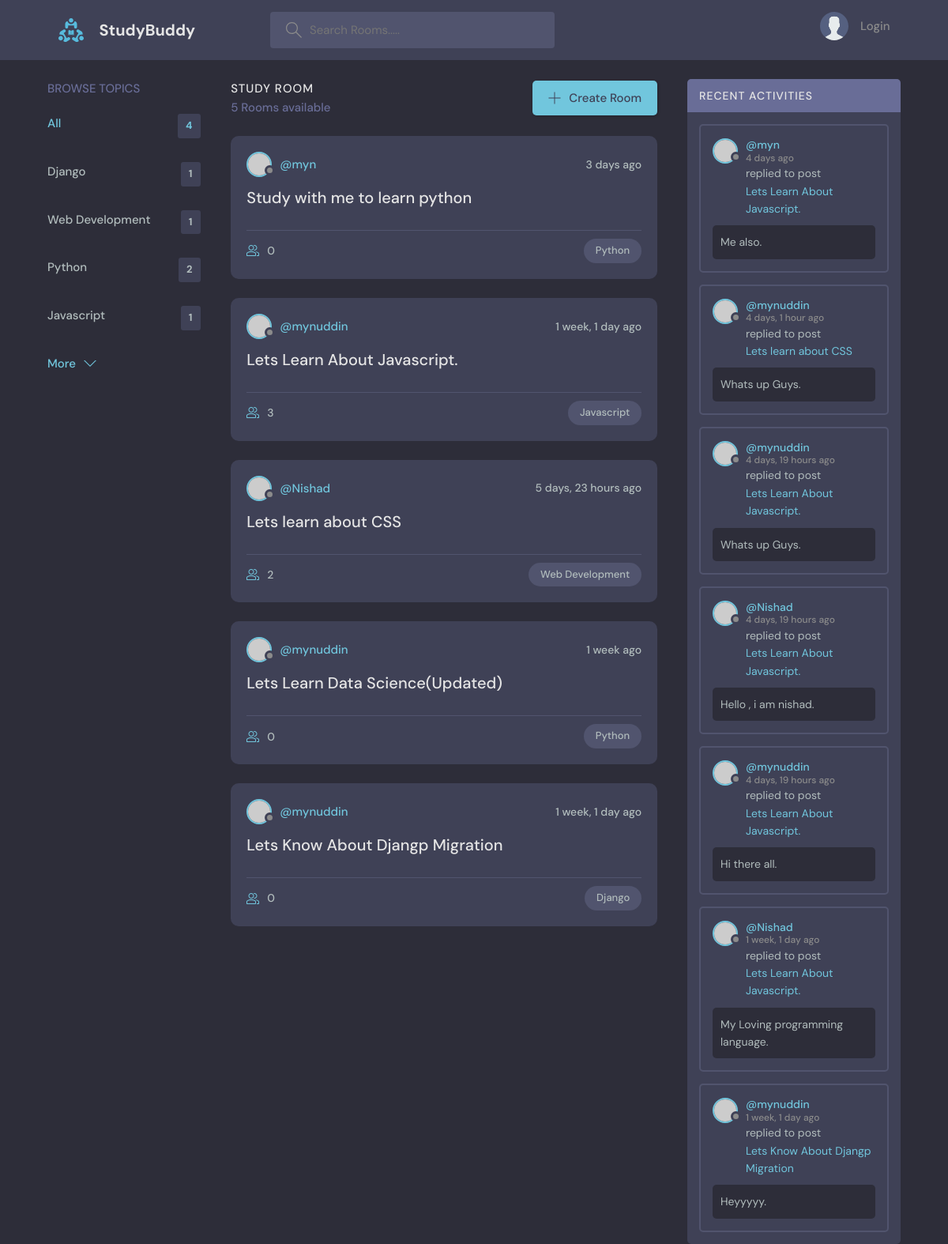
Before: / with the older database file.
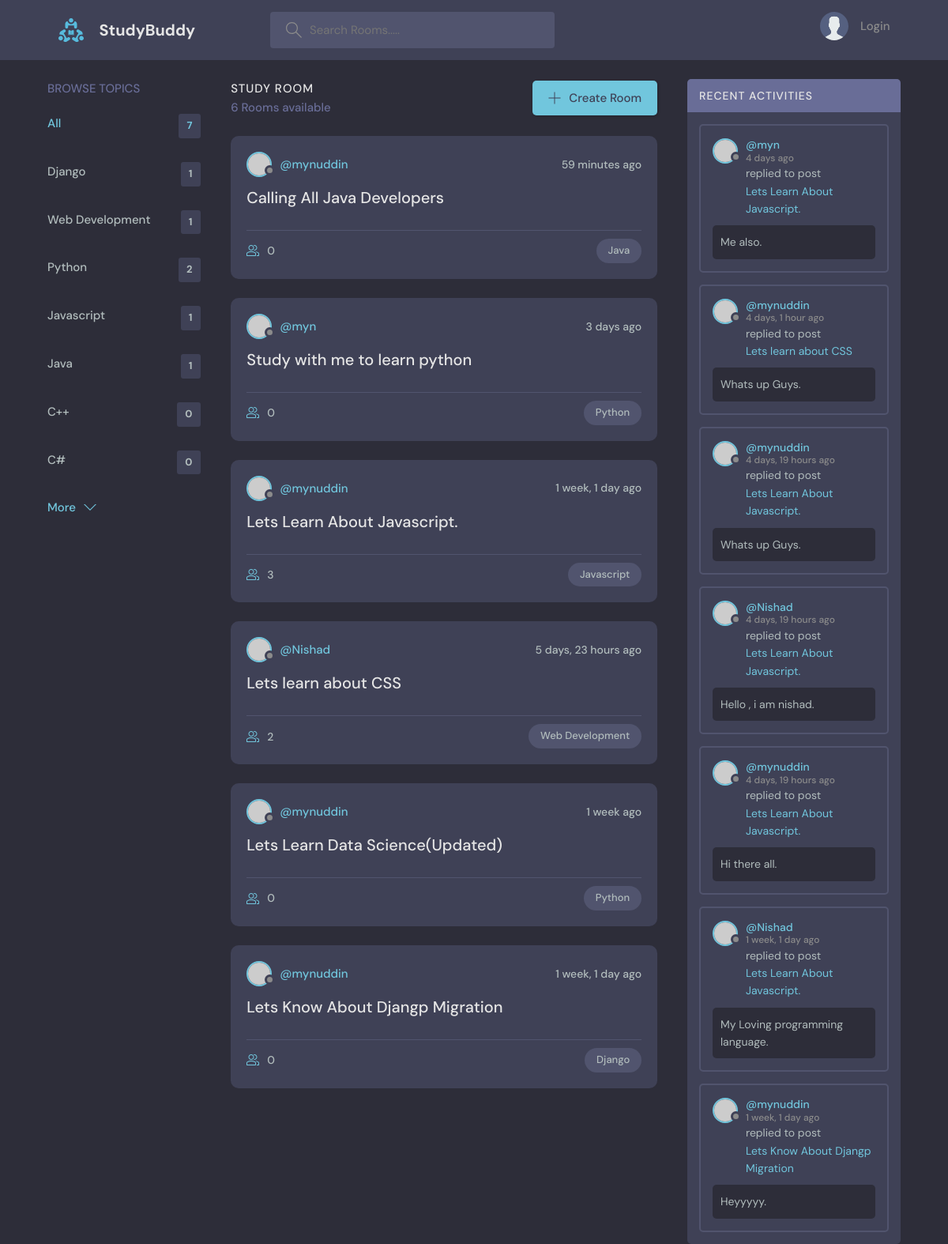
After: the same page with the newer database file.
### Base/models.py (models this page shows, shortened)
class Topic(models.Model):
    name = models.CharField(max_length=200)

class Room(models.Model):
    host = models.ForeignKey(User , on_delete=models.SET_NULL , null=True)
    topic = models.ForeignKey(Topic , on_delete=models.SET_NULL , null=True )
    name = models.CharField(max_length=200)
    description = models.TextField(null=True, blank=True)
    participants = models.ManyToManyField(User , related_name='participants' , blank=True)
    updated = models.DateTimeField(auto_now=True)
    created = models.DateTimeField(auto_now_add=True)
    class Meta:
        ordering = ['-updated' , '-created']
    def __str__(self):
        return self.name

class Message(models.Model):
    user = models.ForeignKey(User , on_delete=models.CASCADE) # Casecade means if the user is deleted then the message will also be deleted from
    body_value = models.TextField()
    room = models.ForeignKey(Room , on_delete=models.CASCADE)
    updated = models.DateTimeField(auto_now=True)
    created = models.DateTimeField(auto_now_add=True)
    class Meta:
            ordering = ['-updated' , '-created']

### Base/views.py (the view)
# urls.py: path('', views.home, name='home'),
def home(request):
    q = request.GET.get('q') if request.GET.get('q') != None else ''
    ROOMS = Room.objects.filter(
        Q(topic__name__icontains=q) |
        Q(name__icontains=q) |
        Q(description__icontains=q)
        )
    topics = Topic.objects.all()
    room_count = ROOMS.count()
    room_messages = Message.objects.filter(Q(room__topic__name__icontains=q) | Q(room__name__icontains=q) | Q(user__username__icontains=q))
    context = {'ROOMS': ROOMS , 'topics': topics , 'room_count': room_count , 'room_messages': room_messages}
    return render(request, 'Base/home.html' , context)

### Base/Templates/Base/home.html (shortened to what this page needs)
{% extends 'main.html' %} {% block content %}
<main class="layout layout--3">
	<div class="container">
		{% include 'Base/topic_component.html' %}
		<div class="roomList">
			<div class="roomList__header">
				<div>
					<h2>Study Room</h2>
					<p>{{room_count}} Rooms available</p>
				</div>
				<a class="btn btn--main" href="{% url 'create-room' %}">
					<svg
						version="1.1"
						xmlns="http://www.w3.org/2000/svg"
						width="32"
						height="32"
						viewBox="0 0 32 32"
					>
						<title>add</title>
						<path
							d="M16.943 0.943h-1.885v14.115h-14.115v1.885h14.115v14.115h1.885v-14.115h14.115v-1.885h-14.115v-14.115z"
						></path>
					</svg>
					Create Room
				</a>
			</div>
			{% include 'Base/feed_component.html' %}
		</div>
		{% include 'Base/activity_component.html' %}
	</div>
</main>
{% endblock %}

### Base/Templates/Base/topic_component.html
<div class="topics">
	<div class="topics__header">
		<h2>Browse Topics</h2>
	</div>
	<ul class="topics__list">
		<li>
			<a href="{% url 'home' %}" class="active">All <span>{{topics.count}}</span></a>
		</li>
		{% for topic in topics %}
		<li>
			<a href="{% url 'home' %}?q={{topic.name}}">{{topic.name}} <span>{{topic.room_set.all.count}}</span></a>
		</li>
		{% endfor %}
	</ul>
	<a class="btn btn--link" href="topics.html">
		More
		<svg
			version="1.1"
			xmlns="http://www.w3.org/2000/svg"
			width="32"
			height="32"
			viewBox="0 0 32 32"
		>
			<title>chevron-down</title>
			<path d="M16 21l-13-13h-3l16 16 16-16h-3l-13 13z"></path>
		</svg>
	</a>
</div>

### Base/Templates/Base/feed_component.html (shortened to what this page needs)
{% for ROOM in ROOMS %}
<div class="roomListRoom">
	<div class="roomListRoom__header">
		<a href="{% url 'profile' ROOM.host.id %}" class="roomListRoom__author">
			<div class="avatar avatar--small">
				<img src="https://randomuser.me/api/portraits/women/11.jpg" />
			</div>
			<span>@{{ROOM.host.username}}</span>
		</a>
		<div class="roomListRoom__actions">
			<span>{{ROOM.created|timesince}} ago</span>
		</div>
	</div>
	<div class="roomListRoom__content">
		<a href="{% url 'rooms' ROOM.id %}">{{ROOM.name}}</a>
	</div>
	<div class="roomListRoom__meta">
		<a href="{% url 'rooms' ROOM.id %}" class="roomListRoom__joined">
			{{ROOM.participants.all.count}}
		</a>
		<p class="roomListRoom__topic">{{ROOM.topic.name}}</p>
	</div>
</div>
{% endfor %}

### Base/Templates/Base/activity_component.html (shortened to what this page needs)
<div class="activities">
	<div class="activities__header">
		<h2>Recent Activities</h2>
	</div>
	{% for message in room_messages %}
	<div class="activities__box">
		<div class="activities__boxHeader roomListRoom__header">
			<a
				href="{% url 'profile' message.user.id %}"
				class="roomListRoom__author"
			>
				<div class="avatar avatar--small">
					<img src="https://randomuser.me/api/portraits/women/11.jpg" />
				</div>
				<p>
					@{{message.user}}
					<span>{{message.created|timesince}} ago</span>
				</p>
			</a>
		</div>
		<div class="activities__boxContent">
			<p>
				<span> replied to post </span>
				<a href="{% url 'rooms' message.room.id %}">{{message.room}}</a>
			</p>
			<div class="activities__boxRoomContent">
				{{message.body_value}}.
			</div>
		</div>
	</div>
	{% endfor %}
</div>

Changed rows visible on the page:
added Topic: name "Java", room_set.all.count "1"
added Topic: name "C++", room_set.all.count "0"
added Topic: name "C#", room_set.all.count "0"
added Room: host.username "mynuddin", created "59 minutes", name "Calling All Java Developers", participants.all.count "0", topic.name "Java"
Other visible differences:
{{ topics.count }}: "4" → "7"
{{ room_count }}: "5" → "6"
